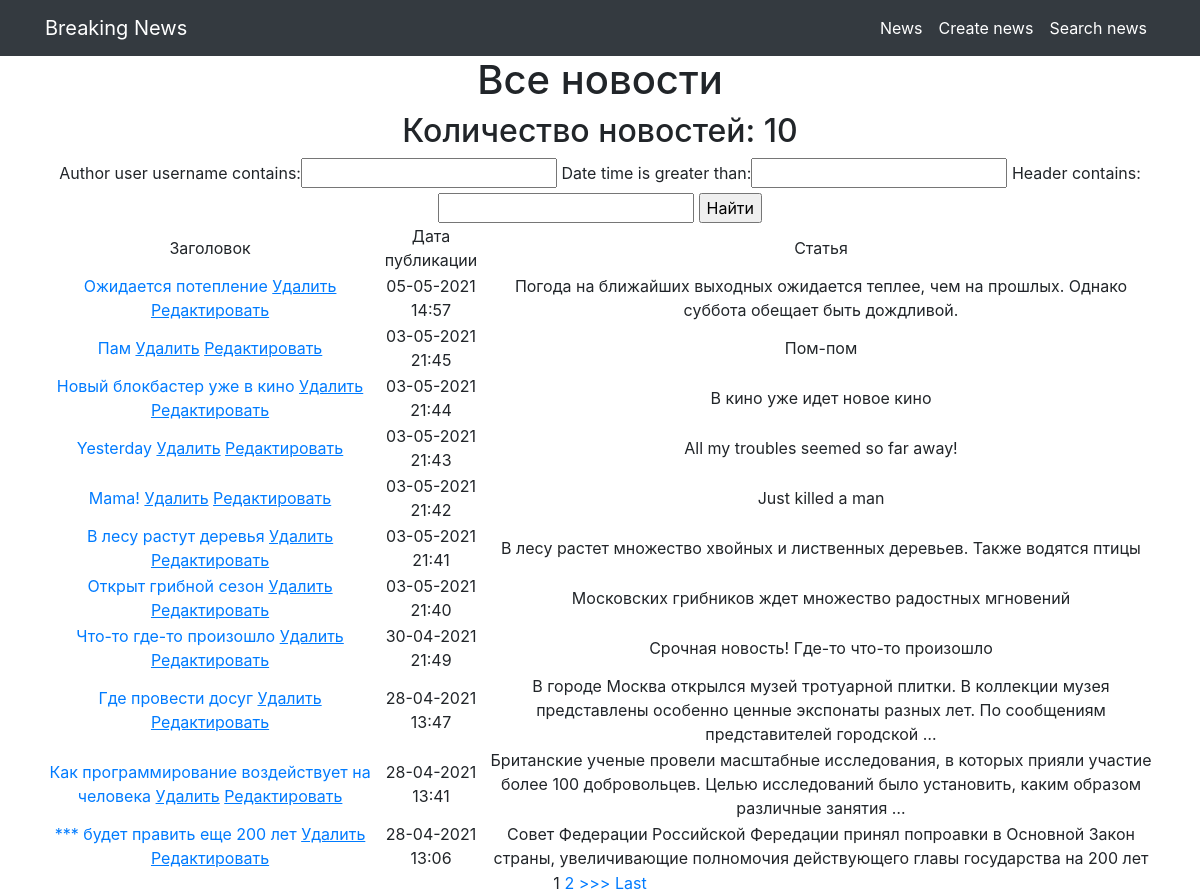
/allnews/search/, run on the app's committed database.
### news/models.py (models this page shows, shortened)
class Post(models.Model):
    author = models.ForeignKey(to='Author',
                               on_delete = models.CASCADE,
                               related_name='allnews')
    type = models.CharField(max_length=3,
                            choices=POST_TYPES, )
    date_time = models.DateTimeField(auto_now_add=True)
    category = models.ManyToManyField(to='Category',
                                      through='PostCategory',
                                      related_name='allnews')
    header = models.TextField()
    text = models.TextField()
    rating = models.IntegerField(default=0)

### news/views.py (the view)
# urls.py: path('search/', NewsSearch.as_view()),  # pk — это первичный ключ товара, который будет выводиться у нас в шаблон
class NewsSearch(ListView):
    model = Post  # указываем модель, объекты которой мы будем выводить
    template_name = 'search.html'  # указываем имя шаблона, в котором будет лежать html, в котором будут все инструкции о том, как именно пользователю должны вывестись наши объекты
    context_object_name = 'allnews'  # это имя списка, в котором будут лежать все объекты, его надо указать, чтобы обратиться к самому списку объектов через html-шаблон
    queryset = Post.objects.order_by('-date_time')
    paginate_by = 10
    def get_context_data(self, *, object_list=None, **kwargs):
        context = super().get_context_data(**kwargs)
        context['filter'] = NewsFilter(self.request.GET,
                                       queryset=self.get_queryset())  # вписываем наш фильтр в контекст
        return context

### news/templatetags/custom_filters.py (called while the page is built)
@register.filter(name='censor') # регестрируем наш фильтр под именем multiply, чтоб django понимал, что это именно фильтр, а не простая функция
def censor(value): # первый аргумент здесь это то значение, к которому надо применить фильтр, второй аргуменит — это аргумент фильтра, т.е. примерно следующее будет в шаблоне value|multiply:arg
    for word in obscene_words:
        if word in value:
            new_value = value.replace(word, "***")
            return new_value
        else:
            return value

### templates/search.html (shortened to what this page needs)
{% extends 'flatpages/default.html' %}
{% load custom_filters %}
{% block content %}
<h1>Все новости</h1>
<h2>Количество новостей: {{ allnews|length }}</h2>
 {% if allnews %}
<form method="GET">
    {{ filter.form }}
    <input type="submit" value="Найти">
</form>
        <table>
            <tr>
                <td>
                    Заголовок
                </td>
                <td>
                    Дата публикации
                </td>
                <td>
                    Статья
                </td>
            </tr>
        {% for anews in filter.qs %}
            <tr>
                <td>
                    <a href="{% url 'news_detail' anews.id %}"> {{ anews.header| censor }}</a>
                    <a href="{% url 'news_delete' anews.id %}"><u>Удалить</u></a>
                    <a href="{% url 'news_edit' anews.id %}"><u>Редактировать</u></a>
                </td>
                <td>
                    {{ anews.date_time|date:'d-m-Y H:i' }}
                </td>
                <td>
                    {{ anews.text| truncatewords:20| censor }}
                </td>
            </tr>
        {% endfor %}
        </table>
    {% else %}
        <h2>Новостей нет!</h2>
    {% endif %}
{% if is_paginated %}
    {% for num in page_obj.paginator.page_range %}
        {% if page_obj.number == num %}
            <a>{{ num }}</a>
        {% elif num > page_obj.number|add:'-3' and num < page_obj.number|add:'3' %}
            <a href="?page={{ num }}">{{ num }}</a>
        {% endif %}
    {% endfor %}
    {% if page_obj.has_next %}
        <a href="?page={{ page_obj.next_page_number }}">>>></a>
        <a href="?page={{ page_obj.paginator.num_pages }}">Last</a>
    {% endif %}
{% endif %}
{% endblock content %}

### data on the page
Post: header|censor "Ожидается потепление", date_time "05-05-2021 14:57", text|censor "Погода на ближайших выходных ожидается теплее, чем на прошлых. Однако суббота обещает быть дождливой."
Post: header|censor "Пам", date_time "03-05-2021 21:45", text|censor "Пом-пом"
Post: header|censor "Новый блокбастер уже в кино", date_time "03-05-2021 21:44", text|censor "В кино уже идет новое кино"
Post: header|censor "Yesterday", date_time "03-05-2021 21:43", text|censor "All my troubles seemed so far away!"
Post: header|censor "Mama!", date_time "03-05-2021 21:42", text|censor "Just killed a man"
Post: header|censor "В лесу растут деревья", date_time "03-05-2021 21:41", text|censor "В лесу растет множество хвойных и лиственных деревьев. Также водятся птицы"
Post: header|censor "Открыт грибной сезон", date_time "03-05-2021 21:40", text|censor "Московских грибников ждет множество радостных мгновений"
Post: header|censor "Что-то где-то произошло", date_time "30-04-2021 21:49", text|censor "Срочная новость! Где-то что-то произошло"
Post: header|censor "Где провести досуг", date_time "28-04-2021 13:47", text|censor "В городе Москва открылся музей тротуарной плитки. В коллекции музея представлены особенно ценные экспонаты разных лет. По сообщениям представителей городской …"
Post: header|censor "Как программирование воздействует на человека", date_time "28-04-2021 13:41", text|censor "Британские ученые провели масштабные исследования, в которых прияли участие более 100 добровольцев. Целью исследований было установить, каким образом различные занятия …"
Post: header|censor "*** будет править еще 200 лет", date_time "28-04-2021 13:06", text|censor "Совет Федерации Российской Фередации принял попроавки в Основной Закон страны, увеличивающие полномочия действующего главы государства на 200 лет"

### other printed values
{{ allnews|length }} "10"
{{ num }} "1"
{{ num }} "2"
